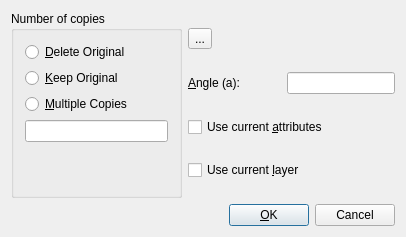
<?xml version="1.0" encoding="UTF-8"?>
<ui version="4.0">
 <class>QG_DlgMoveRotate</class>
 <widget class="QDialog" name="QG_DlgMoveRotate">
  <property name="geometry">
   <rect>
    <x>0</x>
    <y>0</y>
    <width>406</width>
    <height>237</height>
   </rect>
  </property>
  <property name="sizePolicy">
   <sizepolicy hsizetype="Minimum" vsizetype="Minimum">
    <horstretch>0</horstretch>
    <verstretch>0</verstretch>
   </sizepolicy>
  </property>
  <property name="minimumSize">
   <size>
    <width>300</width>
    <height>190</height>
   </size>
  </property>
  <property name="windowTitle">
   <string>Move/Rotate Options</string>
  </property>
  <layout class="QGridLayout">
   <item row="1" column="0" colspan="2">
    <layout class="QHBoxLayout">
     <item>
      <spacer name="spacer">
       <property name="orientation">
        <enum>Qt::Horizontal</enum>
       </property>
       <property name="sizeType">
        <enum>QSizePolicy::Expanding</enum>
       </property>
       <property name="sizeHint" stdset="0">
        <size>
         <width>40</width>
         <height>20</height>
        </size>
       </property>
      </spacer>
     </item>
     <item>
      <widget class="QPushButton" name="bOk">
       <property name="text">
        <string>&amp;OK</string>
       </property>
       <property name="default">
        <bool>true</bool>
       </property>
      </widget>
     </item>
     <item>
      <widget class="QPushButton" name="bCancel">
       <property name="text">
        <string>Cancel</string>
       </property>
       <property name="shortcut">
        <string>Esc</string>
       </property>
      </widget>
     </item>
    </layout>
   </item>
   <item row="0" column="1">
    <layout class="QVBoxLayout">
     <item>
      <widget class="QToolButton" name="toolButton">
       <property name="text">
        <string>...</string>
       </property>
       <property name="icon">
        <iconset resource="../../../res/extui/extui.qrc">
         <normaloff>:/extui/dlgmodifymoverotate.png</normaloff>:/extui/dlgmodifymoverotate.png</iconset>
       </property>
       <property name="iconSize">
        <size>
         <width>80</width>
         <height>80</height>
        </size>
       </property>
       <property name="shortcut">
        <string>Ctrl+S</string>
       </property>
      </widget>
     </item>
     <item>
      <layout class="QHBoxLayout">
       <item>
        <widget class="QLabel" name="lAngle">
         <property name="text">
          <string>&amp;Angle (a):</string>
         </property>
         <property name="wordWrap">
          <bool>false</bool>
         </property>
         <property name="buddy">
          <cstring>leAngle</cstring>
         </property>
        </widget>
       </item>
       <item>
        <spacer name="spacer13">
         <property name="orientation">
          <enum>Qt::Horizontal</enum>
         </property>
         <property name="sizeType">
          <enum>QSizePolicy::Expanding</enum>
         </property>
         <property name="sizeHint" stdset="0">
          <size>
           <width>41</width>
           <height>20</height>
          </size>
         </property>
        </spacer>
       </item>
       <item>
        <widget class="QLineEdit" name="leAngle"/>
       </item>
      </layout>
     </item>
     <item>
      <widget class="QCheckBox" name="cbCurrentAttributes">
       <property name="text">
        <string>Use current &amp;attributes</string>
       </property>
      </widget>
     </item>
     <item>
      <widget class="QCheckBox" name="cbCurrentLayer">
       <property name="text">
        <string>Use current &amp;layer</string>
       </property>
      </widget>
     </item>
    </layout>
   </item>
   <item row="0" column="0">
    <widget class="Q3ButtonGroup" name="bgNumber">
     <property name="title">
      <string>Number of copies</string>
     </property>
     <layout class="QVBoxLayout">
      <item>
       <widget class="QRadioButton" name="rbMove">
        <property name="sizePolicy">
         <sizepolicy hsizetype="Minimum" vsizetype="Preferred">
          <horstretch>0</horstretch>
          <verstretch>0</verstretch>
         </sizepolicy>
        </property>
        <property name="minimumSize">
         <size>
          <width>0</width>
          <height>18</height>
         </size>
        </property>
        <property name="text">
         <string>&amp;Delete Original</string>
        </property>
       </widget>
      </item>
      <item>
       <widget class="QRadioButton" name="rbCopy">
        <property name="sizePolicy">
         <sizepolicy hsizetype="Minimum" vsizetype="Preferred">
          <horstretch>0</horstretch>
          <verstretch>0</verstretch>
         </sizepolicy>
        </property>
        <property name="minimumSize">
         <size>
          <width>0</width>
          <height>18</height>
         </size>
        </property>
        <property name="text">
         <string>&amp;Keep Original</string>
        </property>
       </widget>
      </item>
      <item>
       <widget class="QRadioButton" name="rbMultiCopy">
        <property name="sizePolicy">
         <sizepolicy hsizetype="Minimum" vsizetype="Preferred">
          <horstretch>0</horstretch>
          <verstretch>0</verstretch>
         </sizepolicy>
        </property>
        <property name="minimumSize">
         <size>
          <width>0</width>
          <height>18</height>
         </size>
        </property>
        <property name="text">
         <string>&amp;Multiple Copies</string>
        </property>
       </widget>
      </item>
      <item>
       <widget class="QLineEdit" name="leNumber"/>
      </item>
      <item>
       <spacer name="spacer7">
        <property name="orientation">
         <enum>Qt::Vertical</enum>
        </property>
        <property name="sizeType">
         <enum>QSizePolicy::Expanding</enum>
        </property>
        <property name="sizeHint" stdset="0">
         <size>
          <width>20</width>
          <height>21</height>
         </size>
        </property>
       </spacer>
      </item>
     </layout>
    </widget>
   </item>
  </layout>
 </widget>
 <layoutdefault spacing="6" margin="11"/>
 <customwidgets>
  <customwidget>
   <class>Q3GroupBox</class>
   <extends>QGroupBox</extends>
   <header>Qt3Support/Q3GroupBox</header>
   <container>1</container>
  </customwidget>
  <customwidget>
   <class>Q3ButtonGroup</class>
   <extends>Q3GroupBox</extends>
   <header>Qt3Support/Q3ButtonGroup</header>
   <container>1</container>
  </customwidget>
 </customwidgets>
 <tabstops>
  <tabstop>rbMove</tabstop>
  <tabstop>rbCopy</tabstop>
  <tabstop>rbMultiCopy</tabstop>
  <tabstop>leNumber</tabstop>
  <tabstop>leAngle</tabstop>
  <tabstop>cbCurrentAttributes</tabstop>
  <tabstop>cbCurrentLayer</tabstop>
  <tabstop>bOk</tabstop>
  <tabstop>bCancel</tabstop>
 </tabstops>
 <includes>
  <include location="local">rs_modification.h</include>
 </includes>
 <resources>
  <include location="../../../res/extui/extui.qrc"/>
 </resources>
 <connections>
  <connection>
   <sender>rbMove</sender>
   <signal>toggled(bool)</signal>
   <receiver>leNumber</receiver>
   <slot>setDisabled(bool)</slot>
   <hints>
    <hint type="sourcelabel">
     <x>20</x>
     <y>20</y>
    </hint>
    <hint type="destinationlabel">
     <x>20</x>
     <y>20</y>
    </hint>
   </hints>
  </connection>
  <connection>
   <sender>rbCopy</sender>
   <signal>toggled(bool)</signal>
   <receiver>leNumber</receiver>
   <slot>setDisabled(bool)</slot>
   <hints>
    <hint type="sourcelabel">
     <x>20</x>
     <y>20</y>
    </hint>
    <hint type="destinationlabel">
     <x>20</x>
     <y>20</y>
    </hint>
   </hints>
  </connection>
  <connection>
   <sender>rbMultiCopy</sender>
   <signal>toggled(bool)</signal>
   <receiver>leNumber</receiver>
   <slot>setEnabled(bool)</slot>
   <hints>
    <hint type="sourcelabel">
     <x>20</x>
     <y>20</y>
    </hint>
    <hint type="destinationlabel">
     <x>20</x>
     <y>20</y>
    </hint>
   </hints>
  </connection>
  <connection>
   <sender>bOk</sender>
   <signal>clicked()</signal>
   <receiver>QG_DlgMoveRotate</receiver>
   <slot>accept()</slot>
   <hints>
    <hint type="sourcelabel">
     <x>20</x>
     <y>20</y>
    </hint>
    <hint type="destinationlabel">
     <x>20</x>
     <y>20</y>
    </hint>
   </hints>
  </connection>
  <connection>
   <sender>bCancel</sender>
   <signal>clicked()</signal>
   <receiver>QG_DlgMoveRotate</receiver>
   <slot>reject()</slot>
   <hints>
    <hint type="sourcelabel">
     <x>20</x>
     <y>20</y>
    </hint>
    <hint type="destinationlabel">
     <x>20</x>
     <y>20</y>
    </hint>
   </hints>
  </connection>
 </connections>
</ui>
